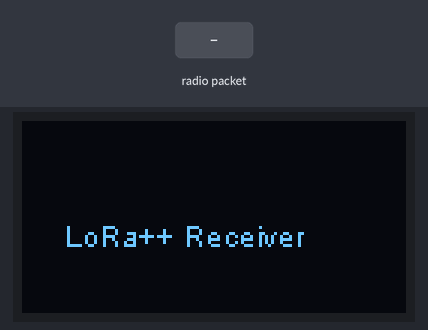
Simulated run of this sketch. Board: ESP8266 (NodeMCU). Shown: 128×64 one-colour display. The test bench sets the inputs (shaded band). No radio packets arrive unless stated; what the sketch prints to the serial monitor is not drawn.

Above: at 3.2 s.
3.3 s: radio packet "1" arrives
At 3.8 s:
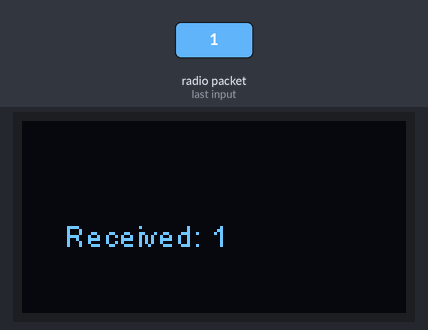
4.8 s: radio packet "0" arrives
At 6.0 s:
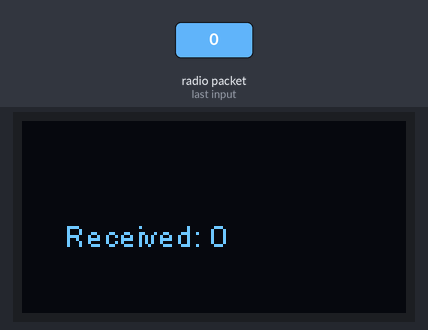
6.3 s: radio packet "2" arrives
Timing chart, 0 to 9.3 s (numbered marks = the images above; inputs shaded):
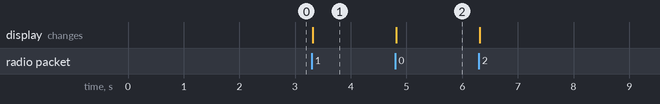

The sketch:

reciever_final.ino
```cpp
#include <SPI.h>
#include <LoRa.h>
#include "board_def.h"

OLED_CLASS_OBJ display(OLED_ADDRESS, OLED_SDA, OLED_SCL);

// Display size for better string placement
int width;
int height;

void setup() {
  Serial.begin(115200);
  while (!Serial);

  if (OLED_RST > 0) {
    pinMode(OLED_RST, OUTPUT);
    digitalWrite(OLED_RST, HIGH);
    delay(100);
    digitalWrite(OLED_RST, LOW);
    delay(100);
    digitalWrite(OLED_RST, HIGH);
  }

  display.init();
  width = display.getWidth() / 2;
  height = display.getHeight() / 2;
  display.flipScreenVertically();
  display.clear();
  display.setFont(ArialMT_Plain_10);
  display.setTextAlignment(TEXT_ALIGN_LEFT);
  display.drawString(width - 50, height, "LoRa++ Receiver");
  display.display();
  delay(2000);

  SPI.begin(CONFIG_CLK, CONFIG_MISO, CONFIG_MOSI, CONFIG_NSS);
  LoRa.setPins(CONFIG_NSS, CONFIG_RST, CONFIG_DIO0);

  // Initialize LoRa
  if (!LoRa.begin(BAND)) {
    Serial.println("Inicialização do LoRa falhou!");
    while (1);
  }
  Serial.println("LoRa inicializado.");

  // CONFIGURAÇÕES DE ALCANCE DO LORA
  LoRa.setTxPower(20);              // Potência máxima de transmissão (dBm)
  LoRa.setSpreadingFactor(12);      // Fator de espalhamento mais alto = mais alcance
  LoRa.setSignalBandwidth(125E3);   // Largura de banda de 125 kHz (Reduz ruído e maior alcance)
  LoRa.setCodingRate4(8);           // Código de correção de erros (máxima confiabilidade)
  Serial.println("LoRa - Configuração para Longo Alcance.");
}

int count = 0;
void loop() {
  // LORA RECEIVER PART - receiving data from the LoRa Sender
  int packetSize = LoRa.parsePacket();
  if (packetSize) {
    String recv = "";
    while (LoRa.available()) {
      recv += (char)LoRa.read();
    }
    count++;
    display.clear();
    display.drawString(width - 50, height, "Received: " + recv);
    display.display();
    Serial.println("Received: " + recv);
  }
}
```

board_def.h
```cpp
#include <Arduino.h>

#define LORA_V1_0_OLED  0
#define LORA_V1_2_OLED  0
#define LORA_V1_6_OLED  0
#define LORA_V2_0_OLED  1

// Change here whether you define Sender or Receiver.
// The rest should be the same
#define LORA_SENDER 0
//#define LORA_SENDER 1

#define LORA_PERIOD 868
// #define LORA_PERIOD 915
//#define LORA_PERIOD 433

#if LORA_V1_0_OLED
#include <Wire.h>
#include "SSD1306Wire.h"
#define OLED_CLASS_OBJ  SSD1306Wire
#define OLED_ADDRESS    0x3C
#define OLED_SDA    4
#define OLED_SCL    15
#define OLED_RST    16
#define CONFIG_MOSI 27
#define CONFIG_MISO 19
#define CONFIG_CLK  5
#define CONFIG_NSS  18
#define CONFIG_RST  14
#define CONFIG_DIO0 26
// !    There are two versions of TTGO LoRa V1.0,
// !    the 868 version uses the 3D WiFi antenna, and the 433 version uses the PCB antenna.
// !    You need to change the frequency according to the board.

#define SDCARD_MOSI -1
#define SDCARD_MISO -1
#define SDCARD_SCLK -1
#define SDCARD_CS   -1

#elif LORA_V1_2_OLED
//Lora V1.2 ds3231
#include <Wire.h>
#include "SSD1306Wire.h"
#define OLED_CLASS_OBJ  SSD1306Wire
#define OLED_ADDRESS    0x3C
#define OLED_SDA    21
#define OLED_SCL    22
#define OLED_RST    -1
#define CONFIG_MOSI 27
#define CONFIG_MISO 19
#define CONFIG_CLK  5
#define CONFIG_NSS  18
#define CONFIG_RST  23
#define CONFIG_DIO0 26

#define SDCARD_MOSI -1
#define SDCARD_MISO -1
#define SDCARD_SCLK -1
#define SDCARD_CS   -1

#define ENABLE_DS3231

#elif LORA_V1_6_OLED
#include <Wire.h>
#include "SSD1306Wire.h"
#define OLED_CLASS_OBJ  SSD1306Wire
#define OLED_ADDRESS    0x3C
#define OLED_SDA    21
#define OLED_SCL    22
#define OLED_RST    -1

#define CONFIG_MOSI 27
#define CONFIG_MISO 19
#define CONFIG_CLK  5
#define CONFIG_NSS  18
#define CONFIG_RST  23
#define CONFIG_DIO0 26

#define SDCARD_MOSI 15
#define SDCARD_MISO 2
#define SDCARD_SCLK 14
#define SDCARD_CS   13

#elif LORA_V2_0_OLED
#include <Wire.h>
#include "SSD1306Wire.h"
#define OLED_CLASS_OBJ  SSD1306Wire
#define OLED_ADDRESS    0x3C
#define OLED_SDA    21
#define OLED_SCL    22
#define OLED_RST    -1

#define CONFIG_MOSI 27
#define CONFIG_MISO 19
#define CONFIG_CLK  5
#define CONFIG_NSS  18
#define CONFIG_RST  23
#define CONFIG_DIO0 26

#define SDCARD_MOSI 15
#define SDCARD_MISO 2
#define SDCARD_SCLK 14
#define SDCARD_CS   13

#else
#error "please select board"
#endif


#if LORA_PERIOD == 433
#define BAND 433E6
#elif LORA_PERIOD == 868
#define BAND 868E6
#elif LORA_PERIOD == 915
#define BAND 915E6
#else
#error "Please select the correct lora frequency"
#endif
```

Measured:
- after the input at 3.3 s, the display: changes at once (image 1)
- after the input at 4.8 s, the display: changes at once (image 2)
